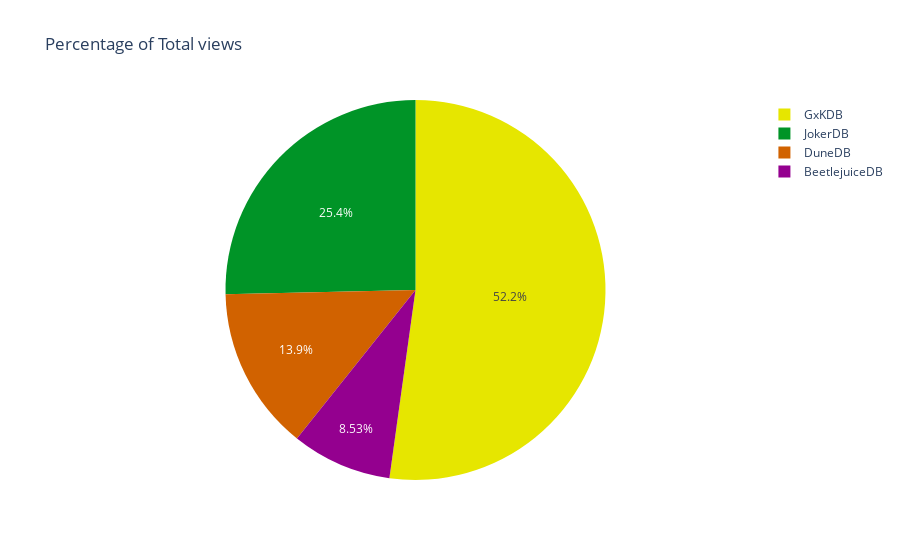

Notebook source saved alongside this figure:
### Code cell
average_view_counts = {
    "DuneDB": DuneDB['view_count'].mean(),
    "GxKDB": GxKDB['view_count'].mean(),
    "BeetlejuiceDB": BeetleJuiceDB['view_count'].mean(),
    "JokerDB": JokerDB['view_count'].mean(),
}

view_counts_df = pd.DataFrame(
    list(average_view_counts.items()),
    columns=["Database", "Average View Count"]
)

custom_colors = {
    "DuneDB": "#d16200",
    "GxKDB": "#e6e600",
    "BeetlejuiceDB": "#94008f",
    "JokerDB": "#009427"
}

view_counts_df['Database'] = pd.Categorical(
    view_counts_df['Database'],
    categories=["DuneDB", "GxKDB", "BeetlejuiceDB", "JokerDB"],
    ordered=True
)

fig = px.pie(
    view_counts_df,
    values='Average View Count',
    names='Database',
    title='Percentage of Total views',
    color='Database',
    color_discrete_map=custom_colors
)

fig.show()

### Figure 1 — Plotly figure (JSON) as saved in the notebook; plotly's stock layout.template omitted (floating-point values rounded to 4 significant figures)
{"data": [{"customdata": [["DuneDB"], ["GxKDB"], ["BeetlejuiceDB"], ["JokerDB"]], "domain": {"x": [0, 1], "y": [0, 1]}, "hovertemplate": "Database=%{customdata[0]}<br>Average View Count=%{value}<extra></extra>", "labels": ["DuneDB", "GxKDB", "BeetlejuiceDB", "JokerDB"], "legendgroup": "", "marker": {"colors": ["#d16200", "#e6e600", "#94008f", "#009427"]}, "name": "", "showlegend": true, "type": "pie", "values": [271400.0, 1018000.0, 166300.0, 494500.0]}], "layout": {"autosize": true, "legend": {"tracegroupgap": 0}, "title": {"text": "Percentage of Total views"}}}
